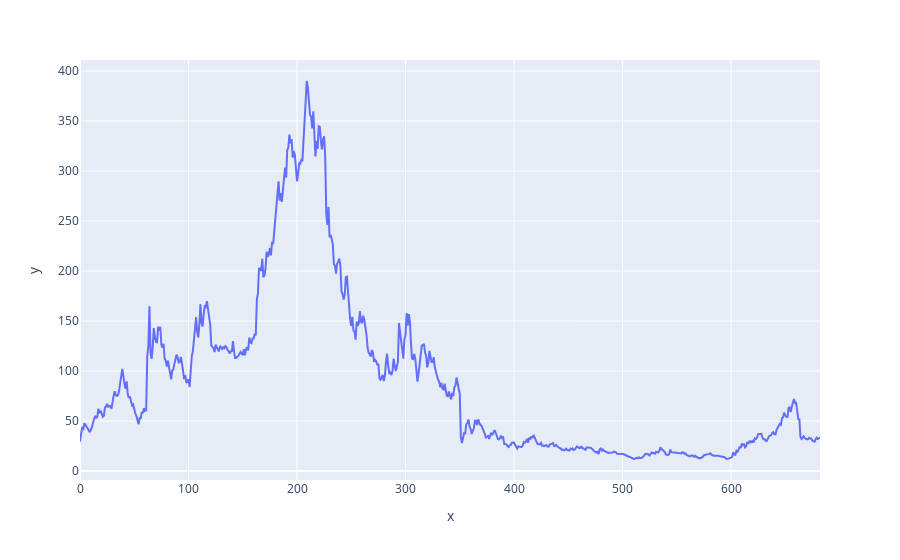

Notebook code cell kept with this figure:
### Code cell
#plotly를 통한 시각화
import plotly.express as px
fi = px.line(x=np.arange(len(prices)),y=prices)
fi.show()

### Figure 1 — Plotly figure (JSON) as saved in the notebook; plotly's stock layout.template omitted (floating-point values rounded to 4 significant figures; data arrays with more than 128 entries replaced by an {"elided": "..."} marker saying what was removed)
{"data": [{"hovertemplate": "x=%{x}<br>y=%{y}<extra></extra>", "legendgroup": "", "line": {"color": "#636efa", "dash": "solid"}, "marker": {"symbol": "circle"}, "mode": "lines", "name": "", "orientation": "v", "showlegend": false, "type": "scatter", "x": {"elided": "683 int values"}, "xaxis": "x", "y": {"elided": "683 float values"}, "yaxis": "y"}], "layout": {"autosize": true, "legend": {"tracegroupgap": 0}, "margin": {"t": 60}, "xaxis": {"anchor": "y", "autorange": true, "domain": [0, 1], "range": [0, 682], "title": {"text": "x"}, "type": "linear"}, "yaxis": {"anchor": "x", "autorange": true, "domain": [0, 1], "range": [-8.894, 411.0], "title": {"text": "y"}, "type": "linear"}}}
